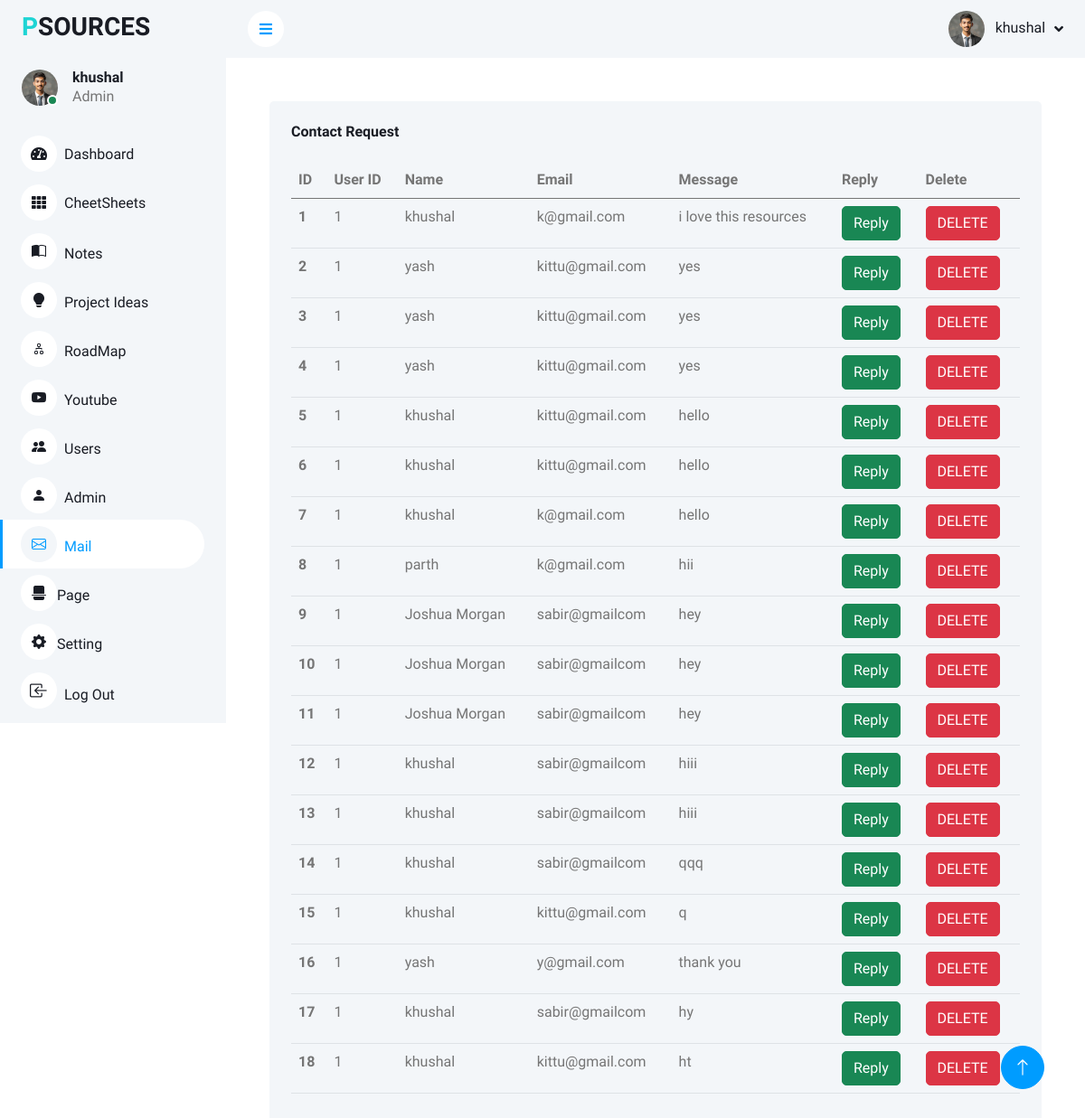
The page /admin/dashbord/mail.php (signed in) on the database its author committed.
### tables this page shows
CREATE TABLE `contact_us` (
  `id` int(5) NOT NULL,
  `user_id` int(20) NOT NULL,
  `name` varchar(255) NOT NULL,
  `email` varchar(255) NOT NULL,
  `message` varchar(255) NOT NULL
);

### admin/dashbord/class/class.php (called while the page is built, shortened)
<?php
class Database
{
    private $db_host = "localhost";
    private $db_user = "root";
    private $db_pass = "";
    private $db_name = "psources";
    private $mysql = "";
    private $con = false;
    private $result = array();
    public function __construct() {
        if (!$this->con) {
            $this->mysql = new mysqli($this->db_host, $this->db_user, $this->db_pass, $this->db_name);
            if ($this->mysql->connect_error) {
                array_push($this->result, $this->mysql->connect_error);
            } else {
                $this->con = true;
            }
        }
    }
    public function selectall($table)
    {
        if ($this->con) {
            $sql = "SELECT *FROM $table";
            $qry = $this->mysql->query($sql);
            if ($qry) {
                $this->result = $qry->fetch_all(MYSQLI_ASSOC);
                return true;
            } else {
                array_push($this->result, $this->mysql->error);
                return false;
            }
        } else {
            return false;
        }
    }
    public function select($table, $condition)
    {
        if ($this->con) {
              $sql = "SELECT *FROM $table WHERE $condition";
             $qry = $this->mysql->query($sql);
             if ($qry) {
                 $this->result = $qry->fetch_all(MYSQLI_ASSOC);
                 return true;
            } else {
                array_push($this->result, $this->mysql->error);
                return false;
            }
        } else {
            return false;
        }
    }
    public function getresult()
    {
        $val = $this->result;
        $this->result = array();
        return $val;
    }
}
?>

### admin/dashbord/component/secure.php (called while the page is built, shortened)
<?php
include 'class/class.php';
$admin_obj = new Database();
$aid = $_SESSION['id'];
$admin_obj->select("admin", "id = '$aid'");
$res=$admin_obj->getResult();
?>

### admin/dashbord/mail.php (the view, shortened to what this page needs)
<?php include'./component/secure.php';
$admin_obj->selectall("contact_us");
$res1=$admin_obj->getresult();
?>
<!DOCTYPE html>
<html lang="en">
<?php include './component/css.php'; ?>
<body>
    <div class="container-xxl position-relative bg-white d-flex p-0">
        <div class="sidebar pe-4 pb-3">
            <nav class="navbar bg-light navbar-light">
                <a href="index.html" class="navbar-brand mx-4 mb-3">
                    <h3><span style="color:#1Ed4d4">P</span><span class="text-black">SOURCES</span></h3>
                </a>
                <div class="d-flex align-items-center ms-4 mb-4">
                    <div class="position-relative">
                        <img class="rounded-circle" src="img/user.jpg" alt="" style="width: 40px; height: 40px;">
                        <div
                            class="bg-success rounded-circle border border-2 border-white position-absolute end-0 bottom-0 p-1">
                        </div>
                    </div>
                    <div class="ms-3">
                    <h6 class="mb-0"><?php echo $res[0]['name'] ?></h6>
                    <span>Admin</span>
                    </div>
                </div>
                <div class="navbar-nav w-100">
                    <a href="home.php" class="nav-item nav-link "><i class="fa fa-tachometer-alt me-2"></i>Dashboard</a>
                    <a href="cheetsheet.php" class="nav-item nav-link "><i class="fa fa-th me-2"></i>CheetSheets</a>
                    <a href="note.php" class="nav-item nav-link"><i class="bi bi-book-half me-2"></i>Notes</a>
                    <a href="pidea.php" class="nav-item nav-link"><i class="bi bi-lightbulb-fill me-2"></i>Project
                        Ideas</a>
                    <a href="roadmap.php" class="nav-item nav-link"><i class="bi bi-diagram-2 me-2"></i>RoadMap</a>
                    <a href="youtube.php" class="nav-item nav-link"><i class="bi bi-youtube me-2"></i>Youtube</a>
                    <a href="user.php" class="nav-item nav-link"><i class="bi bi-people-fill me-2"></i>Users</a>
                    <a href="admin.php" class="nav-item nav-link"><i class="bi bi-person-fill me-2"></i>Admin</a>
                    <a href="mail.php" class="nav-item nav-link active"><i class="bi bi-envelope me-2"></i>Mail</a>
                    <a href="page.php" class="nav-item nav-link"><i class="bi bi-file-break-fill"></i>Page</a>
                    <a href="setting.php" class="nav-item nav-link"><i class="bi bi-gear-fill"></i>Setting</a>
                    <a href="../logout.php" class="nav-item nav-link"><i class="bi bi-box-arrow-in-left me-2 fs-5"></i>Log
                        Out</a>
                </div>
            </nav>
        </div>
        <div class="content">
            <?php include'./component/navbar.php'; ?>
            <div class="container-fluid pt-4 px-4">
                <div class="container-fluid pt-4 px-4">
                    <div class="row g-4">
                        <div class="col-sm-12 col-xl-12">
                            <div class="bg-light rounded h-100 p-4">
                                <h6 class="mb-4">Contact Request</h6>
                                <table class="table">
                                    <thead>
                                        <tr>
                                            <th scope="col">ID</th>
                                            <th scope="col">User ID</th>
                                            <th scope="col">Name</th>
                                            <th scope="col">Email</th>
                                            <th scope="col">Message</th>
                                            <th scope="col">Reply</th>
                                            <th scope="col">Delete</th>
                                        </tr>
                                    </thead>
                                    <tbody>
                                    <?php
                                    foreach ($res1 as  $value) {?>
                                        <tr>
                                            <th scope="row"><?php echo $value['id']; ?></th>
                                            <td><?php echo $value['user_id']; ?></td>
                                            <td><?php echo $value['name']; ?></td>
                                            <td><?php echo $value['email']; ?></td>
                                            <td><?php echo $value['message']; ?></td>
                                            <td><a href="mailto:<?php echo $value['email']; ?>" class="btn btn-success">Reply</a></td>
                                            <form action="" method="post">
                                                <td><button type="submit" name="mail_delete" class="btn btn-danger">DELETE</button></td>
                                            </form>
                                        </tr>
                                     <?php
                                    }?>
                                    </tbody>
                                </table>
                            </div>
                        </div>
                    </div>
                </div>
            </div>
        </div>
    </div>
    <a href="#" class="btn btn-lg btn-primary btn-lg-square back-to-top"><i class="bi bi-arrow-up"></i></a>
</body>
</html>

### admin/dashbord/component/navbar.php (shortened to what this page needs)
<nav class="navbar navbar-expand bg-light navbar-light sticky-top px-4 py-0">
                <a href="#" class="sidebar-toggler flex-shrink-0">
                    <i class="fa fa-bars"></i>
                </a>
                <div class="navbar-nav align-items-center ms-auto">
                    <div class="nav-item dropdown">
                        <a href="#" class="nav-link dropdown-toggle" data-bs-toggle="dropdown">
                            <img class="rounded-circle me-lg-2" src="img/admin.jpg" alt=""
                                style="width: 40px; height: 40px;">
                            <span class="d-none d-lg-inline-flex"><?php echo $res[0]['name'] ?></span>
                        </a>
                    </div>
                </div>
            </nav>

### admin/dashbord/css/style.css (style rules this page uses)
:root { --primary: #009CFF; --light: #F3F6F9; --dark: #191C24; }
.back-to-top { position: fixed; display: none; right: 45px; bottom: 45px; z-index: 99; }
.btn { transition: .5s; }
.btn.btn-primary { color: #FFFFFF; }
.btn-lg-square { width: 48px; height: 48px; }
.btn-square, .btn-sm-square, .btn-lg-square { padding: 0; display: inline-flex; align-items: center; justify-content: center; font-weight: normal; border-radius: 50px; }
.sidebar { position: fixed; top: 0; left: 0; bottom: 0; width: 250px; height: 100vh; overflow-y: auto; background: var(--light); transition: 0.5s; z-index: 999; }
.content { margin-left: 250px; min-height: 100vh; background: #FFFFFF; transition: 0.5s; }
@media (min-width: 992px) { .sidebar { margin-left: 0; } }
@media (min-width: 992px) { .content { width: calc(100% - 250px); } }
.sidebar .navbar .navbar-nav .nav-link { padding: 7px 20px; color: var(--dark); font-weight: 500; border-left: 3px solid var(--light); border-radius: 0 30px 30px 0; outline: none; }
.sidebar .navbar .navbar-nav .nav-link:hover, .sidebar .navbar .navbar-nav .nav-link.active { color: var(--primary); background: #FFFFFF; border-color: var(--primary); }
.sidebar .navbar .navbar-nav .nav-link i { width: 40px; height: 40px; display: inline-flex; align-items: center; justify-content: center; background: #FFFFFF; border-radius: 40px; }
.sidebar .navbar .navbar-nav .nav-link:hover i, .sidebar .navbar .navbar-nav .nav-link.active i { background: var(--light); }
.content .navbar .navbar-nav .nav-link { margin-left: 25px; padding: 12px 0; color: var(--dark); outline: none; }
.content .navbar .sidebar-toggler, .content .navbar .navbar-nav .nav-link i { width: 40px; height: 40px; display: inline-flex; align-items: center; justify-content: center; background: #FFFFFF; border-radius: 40px; }
.content .navbar .dropdown-toggle::after { margin-left: 6px; vertical-align: middle; border: none; content: "\f107"; font-family: "Font Awesome 5 Free"; font-weight: 900; transition: .5s; }

### rows shown on the page
contact_us: id "1", user "1", name "khushal", email "k@gmail.com", message "i love this resources"
contact_us: id "2", user "1", name "yash", email "kittu@gmail.com", message "yes"
contact_us: id "3", user "1", name "yash", email "kittu@gmail.com", message "yes"
contact_us: id "4", user "1", name "yash", email "kittu@gmail.com", message "yes"
contact_us: id "5", user "1", name "khushal", email "kittu@gmail.com", message "hello"
contact_us: id "6", user "1", name "khushal", email "kittu@gmail.com", message "hello"
contact_us: id "7", user "1", name "khushal", email "k@gmail.com", message "hello"
contact_us: id "8", user "1", name "parth", email "k@gmail.com", message "hii"
contact_us: id "9", user "1", name "Joshua Morgan", email "sabir@gmailcom", message "hey"
contact_us: id "10", user "1", name "Joshua Morgan", email "sabir@gmailcom", message "hey"
contact_us: id "11", user "1", name "Joshua Morgan", email "sabir@gmailcom", message "hey"
contact_us: id "12", user "1", name "khushal", email "sabir@gmailcom", message "hiii"
contact_us: id "13", user "1", name "khushal", email "sabir@gmailcom", message "hiii"
contact_us: id "14", user "1", name "khushal", email "sabir@gmailcom", message "qqq"
contact_us: id "15", user "1", name "khushal", email "kittu@gmail.com", message "q"
contact_us: id "16", user "1", name "yash", email "y@gmail.com", message "thank you"
contact_us: id "17", user "1", name "khushal", email "sabir@gmailcom", message "hy"
contact_us: id "18", user "1", name "khushal", email "kittu@gmail.com", message "ht"

### other values the page prints
$res[0]['name'] "khushal"
